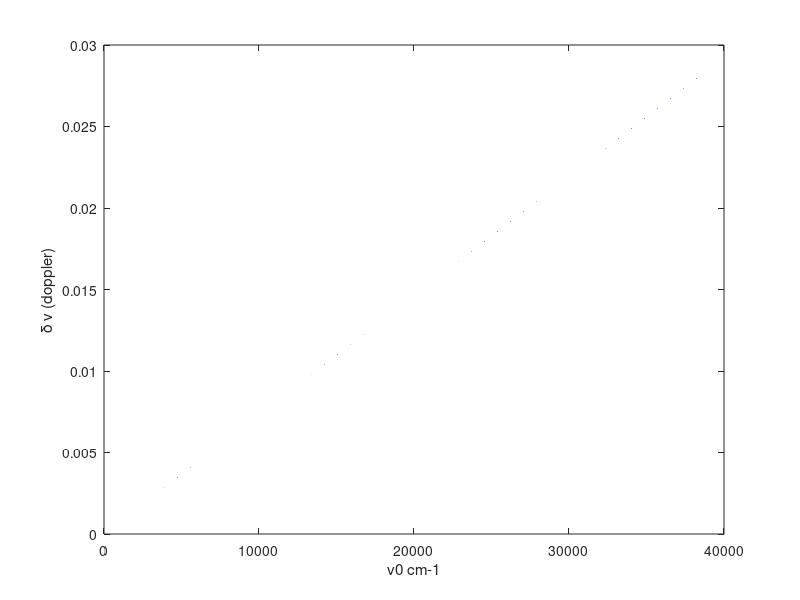

Source code (MATLAB): (Note: this script raises an error after producing the figure.)
%% function [y] = dopplerwidth_database(v0,T,m)

figure(1); clf;

%% eg this should show 0.0025 cm-1 spacing for 0800-2800 cm-1
%% eg this should show 0.0015 cm-1 spacing for 0500-0800 cm-1

v0 = 0.1:0.1:4000;    %% original only upto NIR
v0 = 0.1:0.1:20000;   %% new upto VIS
v0 = 0.1:0.1:40000;   %% new upto VIS/UV
T  = 200;
m  = 48;

% optimized for dopplerwidth_database(0.1:0.1:4000,150,50);
% optimized for dopplerwidth_database(0.1:0.1:4000,100,50); is also good!
% EVRYTHING HERE DONE at input mono spacing ie BEFORE 5 point boxcar
%this function computes the doppler width for spieces mass m, temp T, 
% at center freq v0
%line center  = v0 
%atmomic mass = m (amu) 
%temperature  = T  (k)

k       = 1.380658e-23; 
c_light = 2.99792458e8;         %ms-1 
amu     = 1.6605402e-27;        %nucleon mass/kg 
mass    = m*amu;

y =  v0.*sqrt(2*log(2)*k*T/mass/c_light/c_light);
plot(v0,y); xlabel('v0 cm-1'); ylabel('\delta \nu (doppler)');  pause

%%%%%%first find where the MONOCHROMATIC (before 5 pt boxcar) = 0.0005 cm-1
ii    = find(abs(y - 5e-4) <= 1e-6);
v0avg = sum(v0(ii))/length(ii);
v0avg = 1.1*v0avg;
jj0   = ii(1);            %%%%%this is where we start searching

currentchunks = 605:25:2805;
differ = abs(v0avg - currentchunks);
mn = min(differ);
iii = find(differ == mn);

datastart = currentchunks(iii);
fprintf(1,'monochromatic width = 5e-3 at v0 = %12.6f \n',v0avg);
fprintf(1,'closest chunk beginning to v0 = %12.6f \n',datastart);

%%%% start going to the right of jj0, in 10000 pts %%%%%%%%%%%%%%%%%%%%%%%%
%%%% at datastart, monochromatic = 0.0005 ==> 5 pt avg = 0.0025

%first restart jj0
ii    = find(abs(datastart - v0) <= 1e-6); 
jj0   = ii(1);            %%%%%this is where we start searching 

startstep = 5e-4;

%%%%%%%%%%%%%%%%%%%%%%%%%%%%%%%%%%%%%%%%%%%%%%%%%%
ii=1; stepsize(ii) = startstep; chunkstart(ii) = datastart;  
fprintf(1,'index = %3i  stepsize = %12.6f chunkstart = %12.6f \n',ii,...
	startstep*1000*10000,datastart);

disp('going ++++ ...')
jj = jj0;
while (jj < length(v0))
  startstep = startstep*2;
  while ((jj <= length(v0)) & (y(jj) <= startstep))
    jj = jj+1;   %%recall y(jj) is the doppler width
    end

  if (jj < length(v0))
    currentchunks = chunkstart(ii):10000*stepsize(ii):5000;
    currentchunks = chunkstart(ii):10000*stepsize(ii):max(v0);
    v0avg = v0(jj);
    differ = abs(v0avg - currentchunks);
    mn = min(differ);
    iii = find(differ == mn);

    datastart = currentchunks(iii);

    ii = ii+1; stepsize(ii) = startstep; chunkstart(ii) = datastart;  
    fprintf(1,'index = %3i  stepsize = %12.6f chunkstart = %12.6f \n',ii,...
	startstep*1000*10000,datastart);

    end

  end

%%%%%%%%%%%%%%%%%%%%%%%%%%%%%%%%%%%%%%%%%%%%%%%%%%
%%%% start going to the left of jj0, in 10000 pts 
%%%% at datastart, monochromatic = 0.0005 ==> 5 pt avg = 0.0025
disp('going ---- ...')

startstep = 5e-4;
jj = jj0;
while ((jj >= 1) & (chunkstart > 40.0))
  startstep = startstep/2;
  while ((jj >= 1) & (y(jj) >= startstep))
    jj = jj-1;
    end

  if (jj >= 1)
    currentchunks = 0.0:10000*stepsize(ii):chunkstart(ii);
    v0avg = v0(jj);
    differ = abs(v0avg - currentchunks);
    mn = min(differ);
    iii = find(differ == mn);

    datastart = currentchunks(iii);

    ii = ii+1; stepsize(ii) = startstep; chunkstart(ii) = datastart;  
    fprintf(1,'index = %3i  stepsize = %12.6f chunkstart = %12.6f \n',ii,...
	startstep*1000*10000,datastart);

    end

  end

%%%%%%%%%%%%%%%%%%%%%%%%%%%%%%%%%%%%%%%%%%%%%%%%%%%%%%%%%%%%%%%%%%%%%%%%
%%%%%%%%%%%%%%%%%%%%%%%%%%%%%%%%%%%%%%%%%%%%%%%%%%%%%%%%%%%%%%%%%%%%%%%%

fprintf(1,' \n');
fprintf(1,'   i   chunkstart  (monostep)*1e-7   (5*monostep)*1e-7  chunksize   chunkstop    numchunks\n');
fprintf(1,'----------------------------------------------------------------------------------------\n');

barr=zeros(size(v0));
[yy,ii] = sort(chunkstart); 
  chunkstart = chunkstart(ii); stepsize = stepsize(ii);
jj_start = find(v0 <= chunkstart(1));  jj_start=jj_start(length(jj_start));
for ii=1:length(chunkstart)
  if (ii < length(chunkstart))
    numkc(ii) = (chunkstart(ii+1) - chunkstart(ii))/(5*stepsize(ii)*10000);
  else  
    numkc(ii) = (v0(length(v0)) - chunkstart(ii))/(5*stepsize(ii)*10000);
    end
  numkc(ii) = ceil(numkc(ii));
  chunkend(ii)   = chunkstart(ii) + 10000*5*stepsize(ii)*numkc(ii);
  chunksize(ii) = 10000*5*stepsize(ii); %%5 pt avg, 10000 pts/chunk

  fprintf(1,' %3i   %11.4f    %11.4f    %11.4f    %11.4f    %11.4f    %3i\n',ii,...
  chunkstart(ii),stepsize(ii)*1000*10000,5*stepsize(ii)*1000*10000,chunkend(ii),chunksize(ii),numkc(ii));

  %plot the doppler line
  v00=chunkstart(ii); dv=stepsize(ii); v=v00-5*dv:dv:v00+5*dv;
  y00=line_doppler(v,v00,T,m,1); plot(v,y00,'+',v,y00); grid; pause

  %do the bar graph info
  if (ii < length(chunkstart))
    jj_end = find(v0 <= chunkstart(ii+1)); jj_end=jj_end(length(jj_end));
    barr(jj_start:jj_end) = dv;
    jj_start = jj_end+1;
  else
    jj_end = length(v0); 
    barr(jj_start:jj_end) = dv;
    jj_start = jj_end+1;
    end
  end
monospace = stepsize;

%%%%%%%%%%%%%%%%%%%%%%%%%%%%%%%%%%%%%%%%%%%%%%%%%%%%%%%%%%%%%%%%%%%%%%%%
disp(' ')
disp(' ')
disp('>>>>>>>>>>>>>>>>>>>>>>>>>>>>>>>>>> <<<<<<<<<<<<<<<<<<<<<<<<<<<<<<<<')
disp('Scott/Sergio preference on May 2007-8')
disp('0.00250 cm^-1 (0.00200 x 5): 100.0 cm^-1 chunks: 3500 to 5500 cm^-1 ')
disp('0.00250 cm^-1 (0.00050 x 5):  25.0 cm^-1 chunks:  800 to 3500 cm^-1 ')
disp('0.00150 cm^-1 (0.00030 x 5):  15.0 cm^-1 chunks:  500 to 800 cm^-1 ');
disp('0.00100 cm^-1 (0.00020 x 5):  10.0 cm^-1 chunks:  300 to 500 cm^-1 ');
disp('0.00050 cm^-1 (0.00010 x 5):   5.0 cm^-1 chunks:  140 to 300 cm^-1 ');
disp('0.00025 cm^-1 (0.00005 x 5):   2.5 cm^-1 chunks:   80 to 140 cm^-1 ');
disp('0.00015 cm^-1 (0.00003 x 5):   1.5 cm^-1 chunks:   50 to  80 cm^-1 ');
disp('0.00010 cm^-1 (0.00002 x 5):   1.0 cm^-1 chunks:   30 to  50 cm^-1 ');
disp('0.00005 cm^-1 (0.00001 x 5):   0.5 cm^-1 chunks:   14 to  30 cm^-1 ');
disp(' ')
disp('and so on (same pattern with different factor of 10) down into ');
disp('the microwave region.  It would be 3x more work to extend      ');
disp('the database down to 1 cm^-1 than to stop around 140 cm^-1.    ');

scott_dv = ...
  [0.00200 0.00050 0.00030 0.00020 0.00010 0.00005 0.00003 0.00002 0.00001];
scott_v0 = ...
  [3500    800     500     300     140     80      50      30      14];
sarr=zeros(size(v0));
[yy,ii] = sort(scott_v0); scott_v0=scott_v0(ii); scott_dv=scott_dv(ii);
jj_start = find(v0 <= scott_v0(1));  jj_start=jj_start(length(jj_start));
for ii=1:length(scott_v0)
  if (ii < length(scott_v0))
    numkc(ii) = (scott_v0(ii+1) - scott_v0(ii))/(5*scott_dv(ii)*10000);
  else  
    numkc(ii) = (v0(length(v0)) - scott_v0(ii))/(5*scott_dv(ii)*10000);
    end
  numkc(ii) = ceil(numkc(ii));
  fprintf(1,' %3i   %12.6f      %12.6f       %3i\n',ii,...
       scott_v0(ii),scott_dv(ii)*5,numkc(ii));

  %plot the doppler line
  v00=scott_v0(ii); dv=scott_dv(ii); v=v00-5*dv:dv:v00+5*dv;
  y00=line_doppler(v,v00,T,m,1); plot(v,y00,'+',v,y00); grid; pause

  %do the bar graph info
  if (ii < length(scott_v0))
    jj_end = find(v0 <= scott_v0(ii+1)); jj_end=jj_end(length(jj_end));
    sarr(jj_start:jj_end) = dv;
    jj_start = jj_end+1;
  else
    jj_end = length(v0); 
    sarr(jj_start:jj_end) = dv;
    jj_start = jj_end+1;
    end
  end

semilogx(v0,y,v0,5e-4*ones(size(v0)),'b.-',chunkstart,monospace,'ro',...
         v0,barr,'r',scott_v0,scott_dv,'ko-',v0,sarr,'k'); 
plot(v0,y,v0,5e-4*ones(size(v0)),'b.-',chunkstart,monospace,'ro',...
         v0,barr,'r',scott_v0,scott_dv,'ko-',v0,sarr,'k'); 
grid; title('Monochromatic Doppler Widths'); 
xlabel('v0 cm-1'); ylabel('mono width (before boxcar) cm-1');

figure(2); rad = ttorad(v0,300);
           radSun = ttorad(v0,6000)*6.785087652174316e-5;
  h1 = subplot(211); plot(v0,rad,v0,radSun); ylabel('ttorad(v,300)')
  h2 = subplot(212); plot(v0,cumsum(rad)/max(cumsum(rad)));
                                   ylabel('cumsum(rad)')
  adjust21(h1,h2,'even')
%%%%%%%%%%%%%%%%%%%%%%%%%%%%%%%%%%%%%%%%%%%%%%%%%%%%%%%%%%%%%%%%%%%%%%%%%%%
